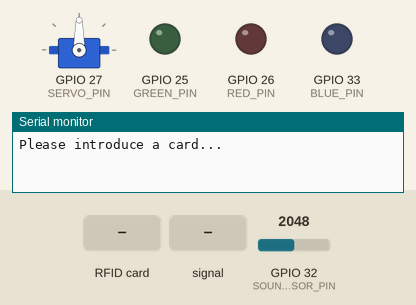
A sketch run on a simulated ESP32. On the bench: servo, output pins drawn as LEDs (lit = HIGH), the last lines printed to the serial monitor. The inputs (shaded band) are chosen by the test bench; at power-on: GPIO 32 (SOUND_SENSOR_PIN) = 2048. WiFi joins after 1.5 s; servers stay silent unless stated.

Above: at 4.0 s.
4.1 s: RFID card 5E 7A 19 C4 held to the reader
At 6.4 s:
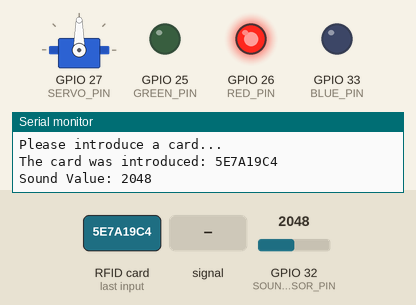
7.1 s: GPIO 32 (SOUND_SENSOR_PIN) fed a 200 Hz sine of ±327 counts around its level
At 9.0 s:
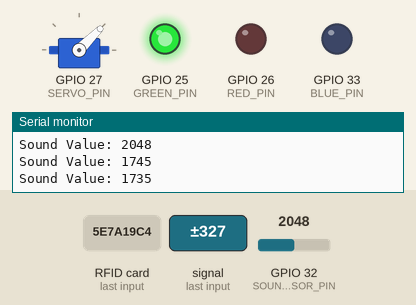
9.3 s: GPIO 32 (SOUND_SENSOR_PIN) set to 0
At 10.5 s:
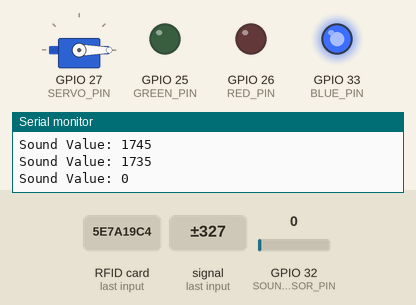
11.3 s: GPIO 32 (SOUND_SENSOR_PIN) set to 491
At 13.0 s:
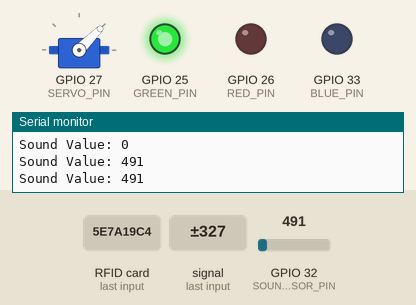
13.3 s: GPIO 32 (SOUND_SENSOR_PIN) set to 1929
15.0 s: GPIO 32 (SOUND_SENSOR_PIN) set to 2037
At 16.3 s:
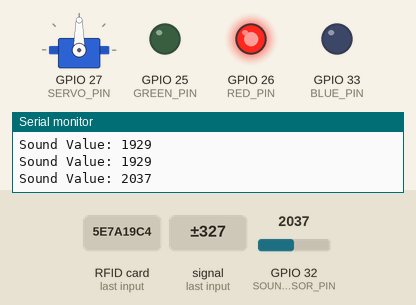
Timing chart, 0 to 18.0 s (numbered marks = the images above; inputs shaded):
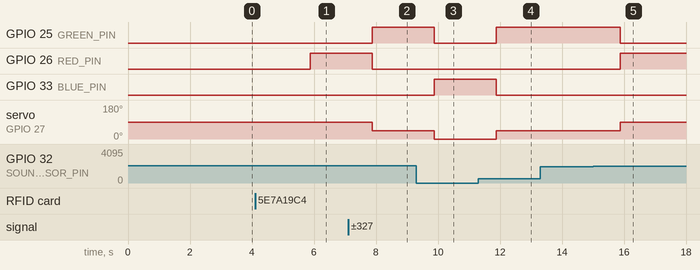

The sketch:

final_project.ino
```cpp
#define BLYNK_TEMPLATE_ID "TMPL6adxTYoFR"
#define BLYNK_TEMPLATE_NAME "final homework"
#define BLYNK_AUTH_TOKEN "kBu2igfuEO6Ep_GHhiETR22Ma9B9IH2i"
#define BLYNK_PRINT Serial

#include <WiFi.h>
#include <BlynkSimpleEsp32.h>
#include <SPI.h>
#include <MFRC522.h>
#include <ESP32Servo.h>

char ssid[] = "TURKNET_A079B";
char pass[] = "ts3bRT2f";

#define RST_PIN    22
#define SS_PIN     21
MFRC522 rfid(SS_PIN, RST_PIN);

Servo myServo;
#define SERVO_PIN 27

#define SOUND_SENSOR_PIN 32

#define RED_PIN   26
#define GREEN_PIN 25
#define BLUE_PIN  33

// Blynk virvual pins
#define VPIN_UID       V0
#define VPIN_SOUND     V1
#define VPIN_SERVO     V2
#define VPIN_COLOR_TXT V3
#define VPIN_WARNING   V4

String activeUID = "";
bool cardRegistered = false;

BlynkTimer timer;

void setColor(String level) {
  if (level == "Silence") {
    digitalWrite(RED_PIN, LOW);
    digitalWrite(GREEN_PIN, LOW);
    digitalWrite(BLUE_PIN, HIGH);
  } else if (level == "Middle") {
    digitalWrite(RED_PIN, LOW);
    digitalWrite(GREEN_PIN, HIGH);
    digitalWrite(BLUE_PIN, LOW);
  } else if (level == "High") {
    digitalWrite(RED_PIN, HIGH);
    digitalWrite(GREEN_PIN, LOW);
    digitalWrite(BLUE_PIN, LOW);
  }
}

void checkRFID() {
  if (rfid.PICC_IsNewCardPresent() && rfid.PICC_ReadCardSerial()) {
    String uid = "";
    for (byte i = 0; i < rfid.uid.size; i++) {
      uid += String(rfid.uid.uidByte[i] < 0x10 ? "0" : "");
      uid += String(rfid.uid.uidByte[i], HEX);
    }
    uid.toUpperCase();

    activeUID = uid;
    cardRegistered = true;
    Serial.println("The card was introduced: " + activeUID);

    delay(1500);
    rfid.PICC_HaltA();
    rfid.PCD_StopCrypto1();
  }
}

void updateSensorAndActuators() {
  if (cardRegistered) {
    int soundVal = analogRead(SOUND_SENSOR_PIN);
    Serial.println("Sound Value: " + String(soundVal));

    String soundLevel;
    int angle;

    if (soundVal < 1) {
      soundLevel = "Silence";
      angle = 0;
      Blynk.virtualWrite(VPIN_WARNING, "🔇 Silence");
    } else if (soundVal >= 1 && soundVal < 2000) {
      soundLevel = "Middle";
      angle = 45;
      Blynk.virtualWrite(VPIN_WARNING, "🟢 Midrange Sound");
    } else {
      soundLevel = "High";
      angle = 90;
      Blynk.virtualWrite(VPIN_WARNING, "⚠️ High Level Sound!");
    }

    myServo.write(angle);
    setColor(soundLevel);

    // Blynk dashboard güncellemesi:
    Blynk.virtualWrite(VPIN_UID,activeUID);
    Blynk.virtualWrite(VPIN_SOUND, soundVal);
    Blynk.virtualWrite(VPIN_SERVO, angle);
    Blynk.virtualWrite(VPIN_COLOR_TXT, soundLevel);
  }
}

void setup() {
  Serial.begin(9600);

  pinMode(RED_PIN, OUTPUT);
  pinMode(GREEN_PIN, OUTPUT);
  pinMode(BLUE_PIN, OUTPUT);
  myServo.attach(SERVO_PIN);

  SPI.begin();
  rfid.PCD_Init();
  delay(1000);
  Serial.println("Please introduce a card...");

  Blynk.begin(BLYNK_AUTH_TOKEN, ssid, pass);

  timer.setInterval(500L, checkRFID);

  timer.setInterval(1000, updateSensorAndActuators);
}

void loop() {
  Blynk.run();
  timer.run();
}
```

Measured:
- the behaviour switches between 1999 and 2000 on GPIO 32 (SOUND_SENSOR_PIN) (found by bisection; images 4 and 5)
- after the input at 4.1 s, GPIO 26 (RED_PIN): LOW → HIGH after 1.8 s
- after the input at 7.1 s, GPIO 25 (GREEN_PIN): LOW → HIGH after 0.78 s; GPIO 26 (RED_PIN): HIGH → LOW after 0.78 s; servo on GPIO 27 (SERVO_PIN): 90° → 45° after 0.78 s
- after the input at 9.3 s, GPIO 25 (GREEN_PIN): HIGH → LOW after 0.58 s; GPIO 33 (BLUE_PIN): LOW → HIGH after 0.58 s; servo on GPIO 27 (SERVO_PIN): 45° → 0° after 0.58 s
- after the input at 11.3 s, GPIO 25 (GREEN_PIN): LOW → HIGH after 0.58 s; GPIO 33 (BLUE_PIN): HIGH → LOW after 0.58 s; servo on GPIO 27 (SERVO_PIN): 0° → 45° after 0.58 s
- after the input at 15.0 s, GPIO 25 (GREEN_PIN): HIGH → LOW after 0.88 s; GPIO 26 (RED_PIN): LOW → HIGH after 0.88 s; servo on GPIO 27 (SERVO_PIN): 45° → 90° after 0.88 s
